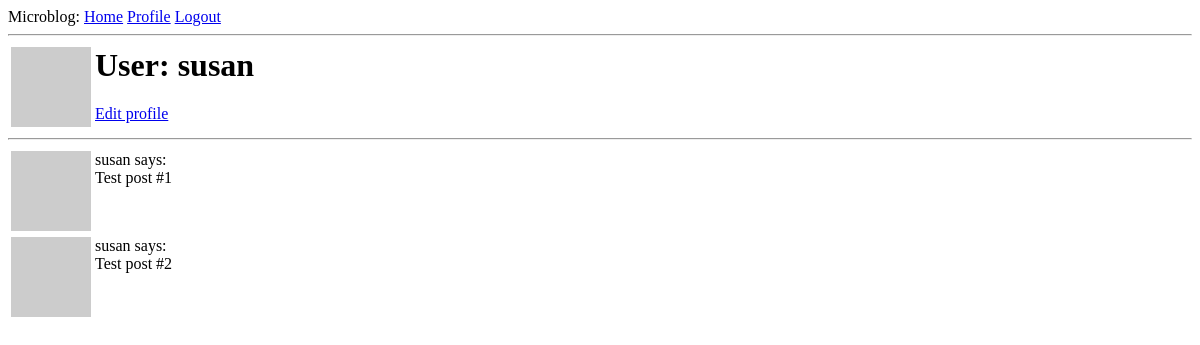
Page /user/susan (signed in) on the earlier database version.
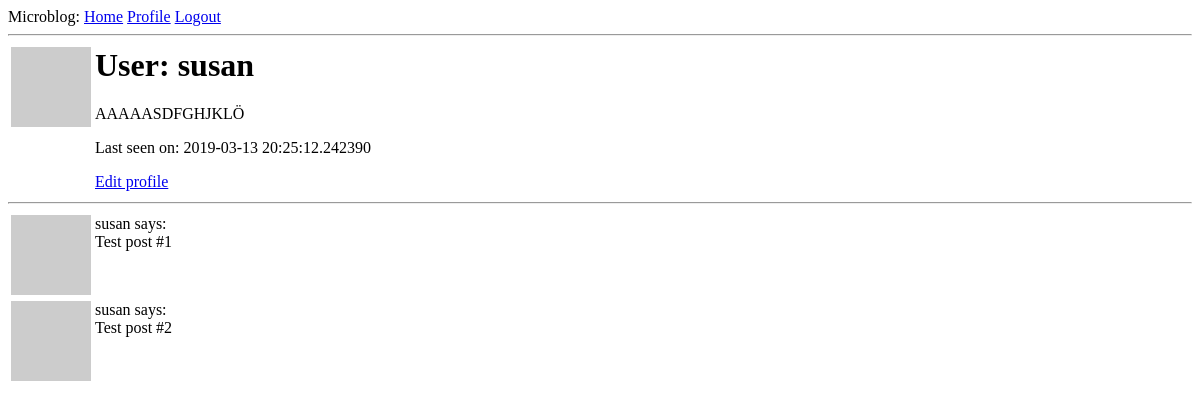
Same page on the later database version.
### app/models.py (models this page shows, shortened)
class User(UserMixin, db.Model):
    id = db.Column(db.Integer, primary_key=True)
    username = db.Column(db.String(64), index=True, unique=True)
    email = db.Column(db.String(120), index=True, unique=True)
    password_hash = db.Column(db.String(128))
    posts = db.relationship('Post', backref='author', lazy='dynamic')
    about_me = db.Column(db.String(149))
    last_seen = db.Column(db.DateTime, default=datetime.utcnow)
    followed = db.relationship(
        'User', secondary=followers,
        primaryjoin=(followers.c.follower_id == id),
        secondaryjoin=(followers.c.followed_id == id),
        backref=db.backref('followers', lazy='dynamic'), lazy='dynamic')
    def avatar(self, size):
        digest = md5(self.email.lower().encode('utf-8')).hexdigest()
        return 'https://www.gravatar.com/avatar/{}?d=identicon&s={}'.format(digest, size)

### app/routes.py (the view)
@app.route('/user/<username>')
@login_required
def user(username):
    user = User.query.filter_by(username=username).first_or_404()
    posts = [
        {'author': user, 'body': 'Test post #1'},
        {'author': user, 'body': 'Test post #2'}
    ]
    return render_template('user.html', user=user, posts=posts)

### app/models.py (called while the page is built)
@login.user_loader
def load_user(id):
    return User.query.get(int(id))

### app/routes.py (called while the page is built)
@app.before_request
def before_request():
    if current_user.is_authenticated:
        current_user.last_seen = datetime.utcnow()
        db.session.commit()

### app/templates/user.html
{% extends "base.html" %}
{% block content %}
    <table>
        <tr valign="top">
            <td><img src="{{ user.avatar(128) }}"></td>
            <td>
                <h1>User: {{ user.username }}</h1>
                {% if user.about_me %}<p>{{ user.about_me }}</p>{% endif %}
                {% if user.last_seen %}<p>Last seen on: {{ user.last_seen }}</p>{% endif %}
                {% if user == current_user %}
                    <p><a href="{{ url_for('edit_profile') }}">Edit profile</a></p>
                {% endif %}
            </td>
        </tr>
    </table>
    <hr>
    {% for post in posts %}
        {% include '_post.html' %}
    {% endfor %}
{% endblock %}

### app/templates/_post.html
<table>
    <tr valign="top">
        <td><img src="{{ post.author.avatar(36) }}"></td>
        <td>{{ post.author.username }} says:<br>{{ post.body }}</td>
    </tr>
</table>

Differences in the rows shown:
changed User "susan": about_me (not shown) → "AAAAASDFGHJKLÖ"; last_seen (not shown) → "2019-03-13 20:25:12.242390"
Other differences:
text now shown: "Last seen on:"
